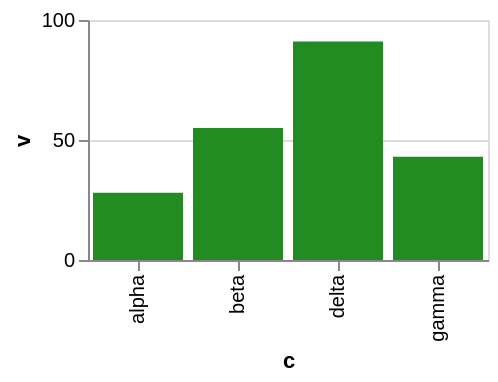

The Vega-Lite source for this figure:
### Vega-Lite specification from a JSON file in a GitHub repository (floating-point values rounded to 4 significant figures)
{"$schema": "https://vega.github.io/schema/vega-lite/v6.json", "width": 200, "height": 120, "data": {"values": [{"c": "alpha", "v": 28, "w": 3, "t": "2024-01-07"}, {"c": "beta", "v": 55, "w": 7, "t": "2024-03-19"}, {"c": "gamma", "v": 43, "w": 5, "t": "2024-06-02"}, {"c": "delta", "v": 91, "w": 9, "t": "2024-09-11"}]}, "mark": "bar", "encoding": {"x": {"field": "c", "type": "nominal"}, "y": {"field": "v", "type": "quantitative"}}, "config": {"mark": {"fill": "forestgreen"}}}
